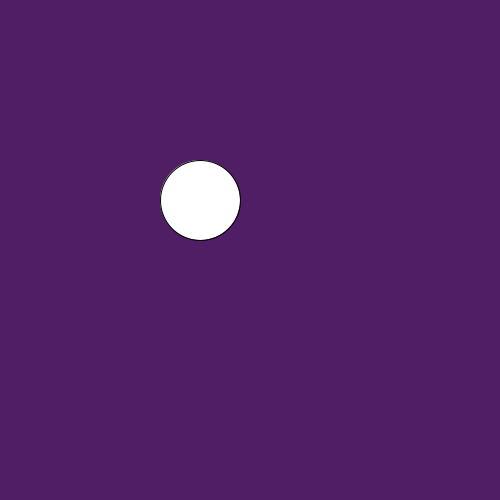
Frame 1 (no input)
Frame 60 (the mouse pressed at the canvas centre just before this capture): identical to frame 1, image omitted
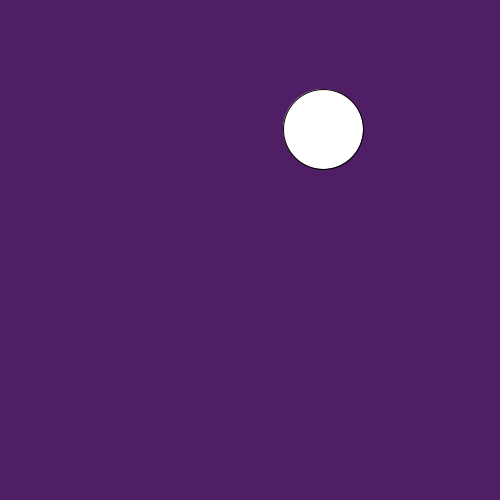
Frame 120 (the mouse held since frame 60 and released just before this capture)

The Processing sketch that drew these frames (run headless with seeded random() and noise(); from frame 60 on, the mouse is pressed at the canvas centre):

// Processing sketch: slippery_dot
// ── slippery_dot.pde
/*** When you are done, this program will draw an ellipse 
     that jumps to new location each time you click on it.
***/
 
 // 1. Create three integer variables to represent the x, y, and the size of the ellipse
       int x = 200;
       int y = 200;
       int size = 80;
    void setup() {
      // 2. Set the size of your sketch
    size(500, 500);
    }
    
    void draw() {
    
      // 3. Set the background color of your sketch
      background(80, 30, 100);
      // 4. Draw an ellipse using the variables created at the top of the sketch for the location and size of your ellipse. 
      //    Make sure it fits in the window. Change the variables if it does not.
    ellipse(x, y, size, size);
    
    }
    
    /******** This method gets called automatically when you press the mouse ************/
    void mousePressed() {
      //5. Create an integer variable called distance
      int distance = getDistanceFromMouse(x, y);
      //6. The getDistanceFromMouse() method below returns a number.
      //   Set the value of your distance variable to the value returned by the getDistance method
      //   You will need to pass the x and y location of your ellipse to this method.
        
          
      //7.  Use an if statement to check if your distance variable is < the radius of the ellipse
      //    If it is, make a new x AND y for the ellipse, for a new random location on the window
      //    Hint: Use code like this      x = (int) random(width);
       if(distance<size){
         x = (int) random(width);
         y = (int) random(height);
       }
      
    }
    
    /********  This method gives you the number of pixels between the mouse and the x,y point ***********/
    int getDistanceFromMouse(int x, int y) {
      return (int)Math.sqrt(Math.pow((mouseX-x),2) + Math.pow((mouseY-y),2));
    }
